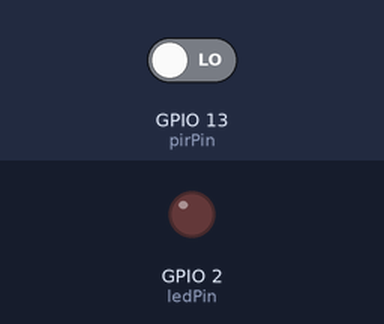
A sketch run on a simulated ESP32. Shown: output pins drawn as LEDs (lit = HIGH). Inputs (shaded band) come from the test bench; at power-on: GPIO 13 (pirPin) LOW. WiFi joins after 1.5 s; servers stay silent unless stated; uploads are accepted with an empty reply; what the sketch prints to the serial monitor is not drawn.

Above: at 2.7 s.
2.8 s: GPIO 13 (pirPin) driven HIGH
At 5.0 s:
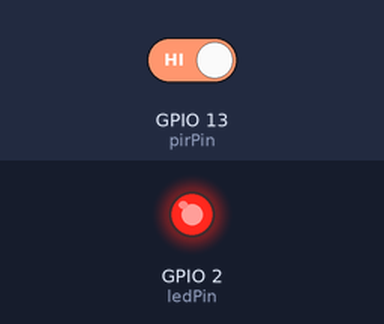
5.4 s: GPIO 13 (pirPin) driven LOW
At 6.9 s:
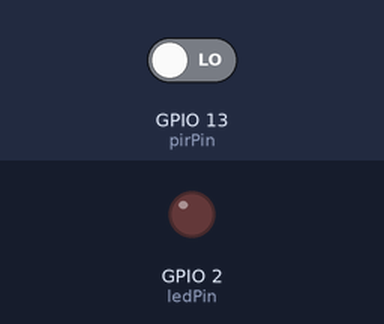
Timing chart, 0 to 8.4 s (numbered marks = the images above; inputs shaded):
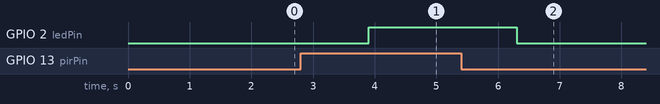

The sketch:

sketch.ino
```cpp
#include <WiFi.h>
#include <HTTPClient.h>

const char* ssid = "Wokwi-GUEST";
const char* password = "";

const char* firebaseHost = "https://pir-system-default-rtdb.firebaseio.com";
const int pirPin = 13;
const int ledPin = 2;

void setup() {
  Serial.begin(115200);
  pinMode(pirPin, INPUT);
  pinMode(ledPin, OUTPUT);

  WiFi.begin(ssid, password);
  Serial.print("Connecting to WiFi");

  while (WiFi.status() != WL_CONNECTED) {
    delay(500);
    Serial.print(".");
  }

  Serial.println("\nConnected to WiFi");
}

void sendMotionStatus(bool status) {
  if (WiFi.status() == WL_CONNECTED) {
    HTTPClient http;
    String url = String(firebaseHost) + "/motion.json";
    http.begin(url);
    http.addHeader("Content-Type", "application/json");
    String payload = status ? "true" : "false";
    int httpResponseCode = http.PUT(payload);

    if (httpResponseCode > 0) {
      Serial.println("Firebase update successful");
    } else {
      Serial.print("Error sending data: ");
      Serial.println(httpResponseCode);
    }

    http.end();
  }
}

void loop() {
  bool motion = digitalRead(pirPin);

  digitalWrite(ledPin, motion);
  Serial.println(motion ? "Motion detected!" : "No motion");

  sendMotionStatus(motion);
  delay(1000); // Reduce frequency to avoid spamming Firebase
}
```

Measured:
- after the input at 2.8 s, GPIO 2 (ledPin): LOW → HIGH after 1.1 s
- after the input at 5.4 s, GPIO 2 (ledPin): HIGH → LOW after 0.90 s
